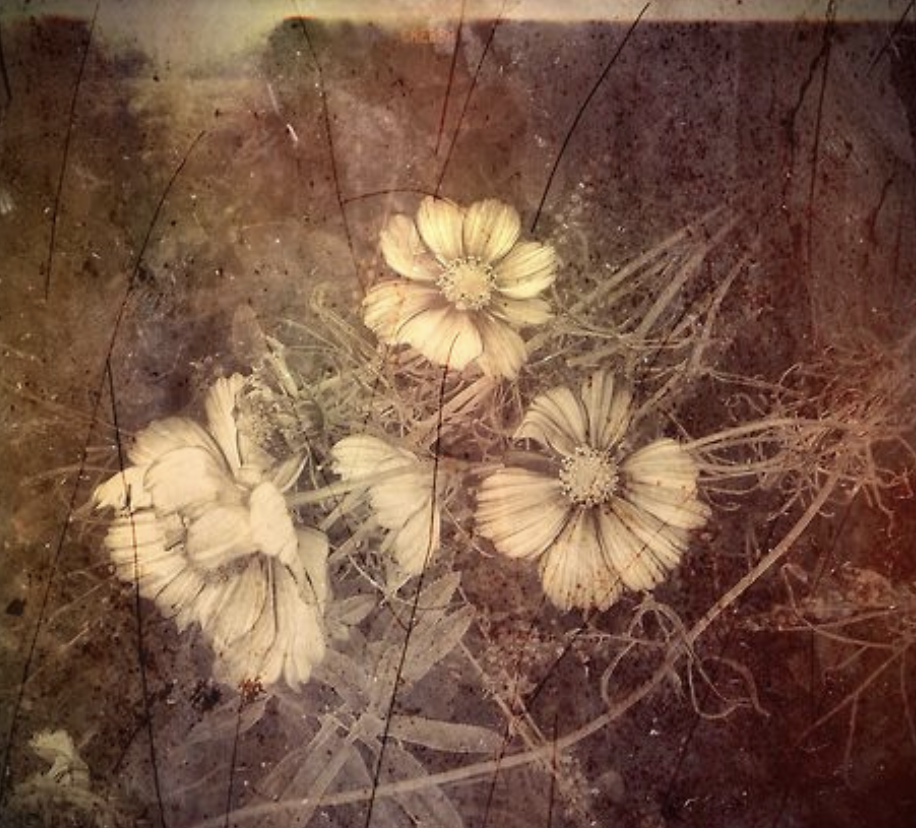
#> input picture original_image.png, 916 x 828 px
$ jupyter execute --allow-errors 240414_s06_Point_Processing.ipynb
#> lines starting #> are read from the running program, lines starting #| are printed output that depends on the picture; after the words box and inside, x2 and y2 are one past the last pixel; in counts of white or black regions, pixels touching at a corner belong together
## Open CV

*   Open Source Computer Vision Library.
*   Is a powerful open source software widely used in image processing, deep learning, and computer vision application.

[cell 1]
# The cv2 provides function for image processing, include point-processing techniques
import cv2
import matplotlib.pyplot as plt

# Load the image
img = cv2.imread("original_image.png")
#> img is the input picture: shape (828, 916, 3); mean B, G, R 68.8, 87.4, 119.7

#Convert image to matplotlib display
img_bgr = cv2.cvtColor(img, cv2.COLOR_RGB2BGR)

# Invert image
img_neg = 255 - img_bgr
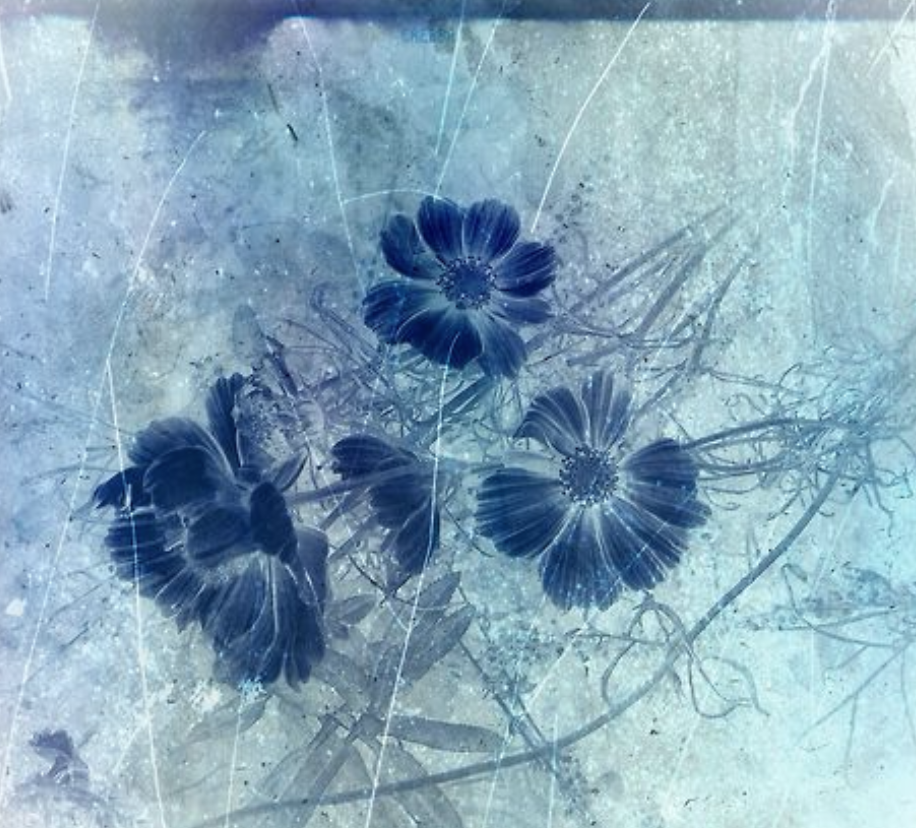
#> img_neg: shape (828, 916, 3); mean R, G, B 135.3, 167.6, 186.2

# Plot the images
plt.figure(figsize=(10,5))

# ORIGINAL IMAGE
plt.subplot(121) #Single plot(1 row, 2 columns, 1 first plot)
plt.imshow(img)
plt.title("Original Image")
plt.axis("off") #It hides the x & y axis

# INVERTED
plt.subplot(122)
plt.imshow(img_neg)
plt.title("Inverted Image")
plt.axis("off")

plt.tight_layout()
plt.show()
#> figure, not shown here; B, G, R data is drawn as R, G, B

##GRAY LEVEL SLICING

*   Focuses on enhancing a specific range of grey level in an image.
*   THe intervals are predefined and pixels falling in that range are manipulated.

[cell 2]
import cv2
import matplotlib.pyplot as plt
import numpy as np

# Load the image in grayscale
img = cv2.imread("original_image.png", 0)
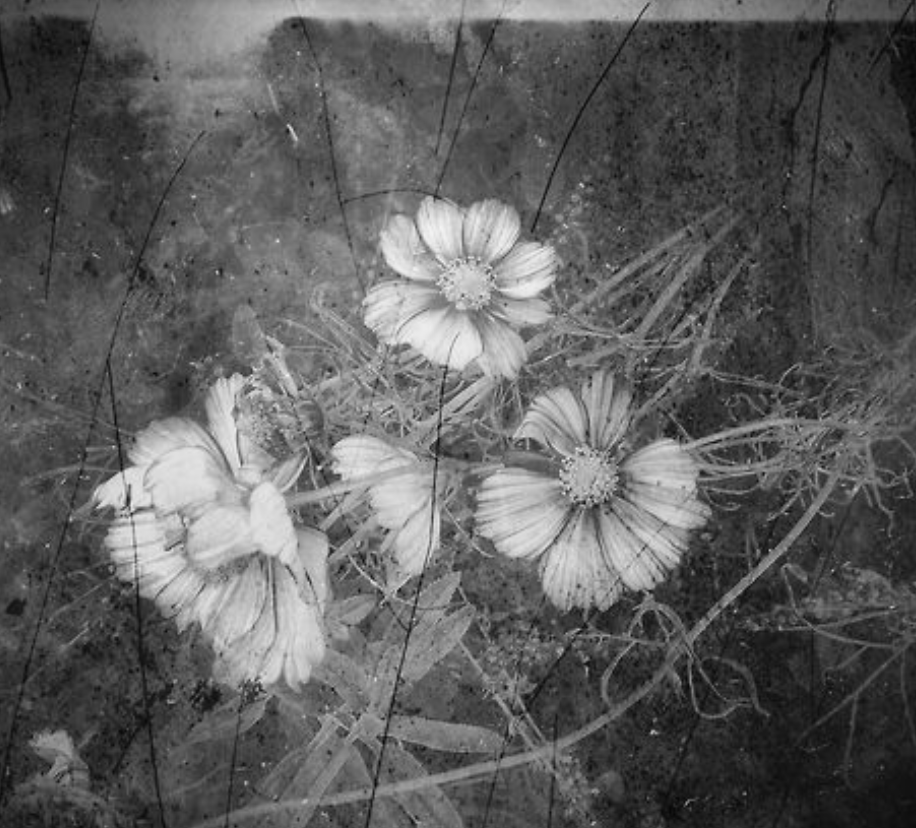
#> img: shape (828, 916); min 6, max 244, mean 94.5

# Get image dimensions
rows, cols = img.shape
#> rows = 828; cols = 916

# Create an empty image for the segmented result
segmented_img = np.zeros_like(img, dtype='uint8')

# Set the desired intensity range for segmentation
min_range = 8 # interchangeable
max_range = 150 # same response to previous comment

# Vectorized approach for segmentation (faster)
segmented_img[img >= min_range] = 255 # Set pixelswithin range to white (255)
segmented_img[img < min_range] = img[img < min_range] # Copy other pixel values

# Save original and segmented images (optional)
cv2.imwrite("original_image.png", img)
cv2.imwrite("segmentedimage.png", segmented_img)

# Display original and segmented images using Matplotlib
plt.figure(figsize=(10,5))

# ORIGINAL
plt.subplot(121)
plt.imshow(img, cmap='gray')
plt.title("Original Image")
plt.axis('off')

# SEGMENTED
plt.subplot(122)
plt.imshow(segmented_img, cmap='gray')
plt.title("Segmented Image")
plt.axis("off")

plt.tight_layout()
plt.show()

## THRESHOLDING

*   Simplest method of **segmenting images**

*   Used in various application such as **object detection, image segmentation and character recognition, enabling efficient analysis and interpretation of digital images**

Has a lot of techniques

*   Global Thresholding - widely used technique where a single threshold, value is applied to the entire image.

*   Simple Thresholding - basic technique that assigns binary value to each pixel based on a global threshold value. It is effective when the image has consistent lighting conditions and clear foreground-background separation.

*   Otsu's Method - Variance is the degree of sensitivity of a model's predictions to changes in the training data. High variance means that the model is too complex and overfits the training data. Lower variance indicates that the model is too simple and underfits the training data.

In short, the higher the variance = the better and overfits the data; the lower the variance = mediocre

Otsu's method
  - For Automatic Threshold Determination
  - It calculates the threshold by maximizing the between-class variance of pixel value, which effectively seperates foreground and background regions

Created by Nobuyuki Otsu

[cell 3]
import cv2
import matplotlib.pyplot as plt

# Load the image in grayscale using OpenCV
img = cv2.imread('original_image.png', cv2.IMREAD_GRAYSCALE)

# Set the threshold value
threshold = 50

# Apply thresholding with OpenCV
ret, thresh_img = cv2.threshold(img, threshold, 255, cv2.THRESH_BINARY)
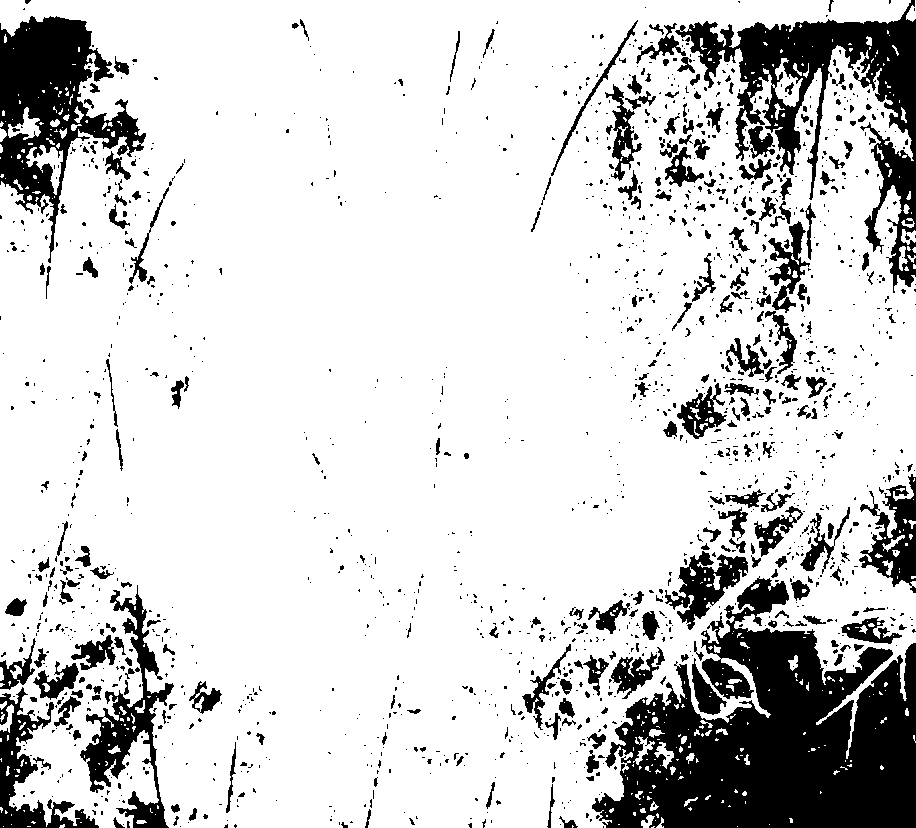
#> thresh_img: shape (828, 916); 82.2% white; 1619 black regions (1315 under 20 px), largest, box (x1, y1, x2, y2) and area: (592, 576, 916, 828) 47089, (675, 0, 916, 293) 18171, (0, 16, 146, 263) 13997
#> ret = 50

# Create a figure with the two subplots for side-by-side comparison
fig, (ax1, ax2) = plt.subplots(1, 2)

# Display the original image in the fist subplot
ax1.imshow(img, cmap='gray') # Use grayscale colormap
ax1.set_title('Original Image')
ax1.axis('off')

# Display the othreshold image in the secondsubplot
ax2.imshow(thresh_img, cmap='gray') # Use grayscale colormap
ax2.set_title('Threshold Image (Threshold: {})'.format(threshold))
ax2.axis('off')

# Adjust the space between plots and show the images
plt.tight_layout()
plt.show()

## GUASSIAN METHOD

[cell 4]
import cv2
import numpy as np
import matplotlib.pyplot as plt

# Load an image (replace 'image_path.jpg' with your image file)
img = cv2.imread('original_image.png')
#> img: shape (828, 916, 3); min 6, max 244, mean 94.5

# Apply Gaussian blur with a specified kernel size (e.g., 5x5)
blurred_img = cv2.GaussianBlur(img, (7, 7), 10)

# Create a figure with the two subplots for side-by-side comparison
fig, (ax1, ax2) = plt.subplots(1, 2)

# Display the original image in the fist subplot
ax1.imshow(img, cmap='gray') # Use grayscale colormap
ax1.set_title('Original Image')
ax1.axis('off')

# Display the gaussian image in the secondsubplot
ax2.imshow(blurred_img, cmap='gray') # Use grayscale colormap
ax2.set_title('Gaussian Filter')
ax2.axis('off')

# Adjust the space between plots and show the images
plt.tight_layout()
plt.show()

GLOBAL THRESHOLDING  VALUE IN PYTHON USING OTSU'S METHOD

[cell 5]
import cv2
import numpy as np
from google.colab.patches import cv2_imshow

image = cv2.imread('original_image.png', cv2.IMREAD_GRAYSCALE)

# resize image to the desired width and height
desired_width = 640
desired_height = 480

resized_image = cv2.resize(image, (desired_width, desired_height))
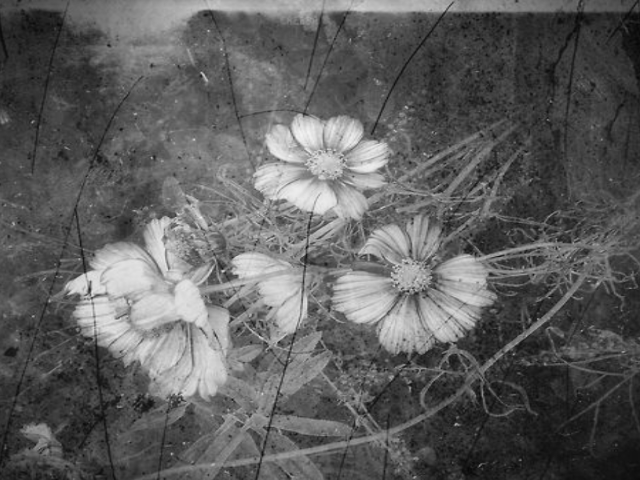
#> resized_image: shape (480, 640); min 7, max 242, mean 94.3

# Calculate GLoabl threshold value directly using Otsu's Method
_, global_thresholded = cv2.threshold(resized_image, 0, 255, cv2.THRESH_BINARY + cv2.THRESH_OTSU)
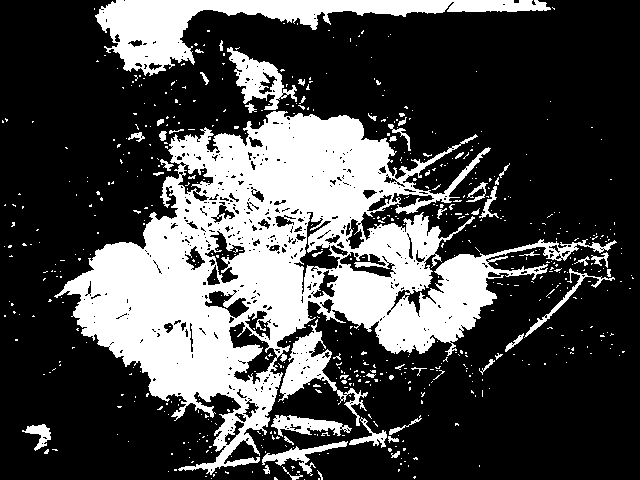
#> global_thresholded: shape (480, 640); 29% white; 639 white regions (586 under 20 px), largest, box (x1, y1, x2, y2) and area: (54, 111, 617, 475) 67892, (95, 0, 551, 76) 10146, (278, 319, 368, 426) 2148

# Calculate Otsu's threshold value
otsu_threshold_value = cv2.threshold(resized_image, 0, 255, cv2.THRESH_BINARY + cv2.THRESH_OTSU)[0]
#> otsu_threshold_value = 113

# Display the results
cv2_imshow(resized_image)
cv2_imshow(global_thresholded)
print('Global Threshold Value: ', otsu_threshold_value)
#| Global Threshold Value:  113.0

cv2.waitKey(0)
#> (the rest of this cell did not finish here and is left out)

## LINEAR STRETCHING

*   Also known as normalization or **contrast stretching**.
*   Technique that improves contrast of an image by redistributing the intesnity values across the entire intensity range.

Maps the minimum pixel value in the input image to 0 and the maximum pixel value to the highest value 255.

[cell 6]
import cv2
import matplotlib.pyplot as plt
import numpy as np

# Load the image in grayscale using OpenCV
img = cv2.imread('original_image.png')

# Calculate minimum and maximum pixel values
minimum = np.min(img)
#> minimum = 6
maximum = np.max(img)
#> maximum = 244

# Apply Contrast Stretching
contrast_img = (img - minimum) / (maximum - minimum) * 255
contrast_img = np.uint8(contrast_img)

# Create a figure with the two subplots for side-by-side comparison
fig, (ax1, ax2) = plt.subplots(1, 2)

# Display the original image in the fist subplot
ax1.imshow(img) # Use grayscale colormap
ax1.set_title('Original Image')
ax1.axis('off')

# Display the othreshold image in the secondsubplot
ax2.imshow(contrast_img) # Use grayscale colormap
ax2.set_title('Contrast-Stretched Image')
ax2.axis('off')

# Adjust the space between plots and show the images
plt.tight_layout()
plt.show()

## HISTOGRAM EQUALIZATION

*   More advance contrast enhancement technique that redistributes the pixel values in an image so that the output image has a uniform histogram.
*   This method is useful for images with poor contrast due to uneven lighting or sensor limitation.

## Histogram Specification (Also known as Histogram Matching)
  - A technique that transform the pixel values  in an image so that its histogram matches a desired target histogram.

[cell 7]
import cv2
import matplotlib.pyplot as plt

# Load the image in grayscale using OpenCV
img_gray = cv2.imread('original_image.png', cv2.IMREAD_GRAYSCALE)

# Apply histogram equalization using OpenCV
equ_img = cv2.equalizeHist(img_gray)
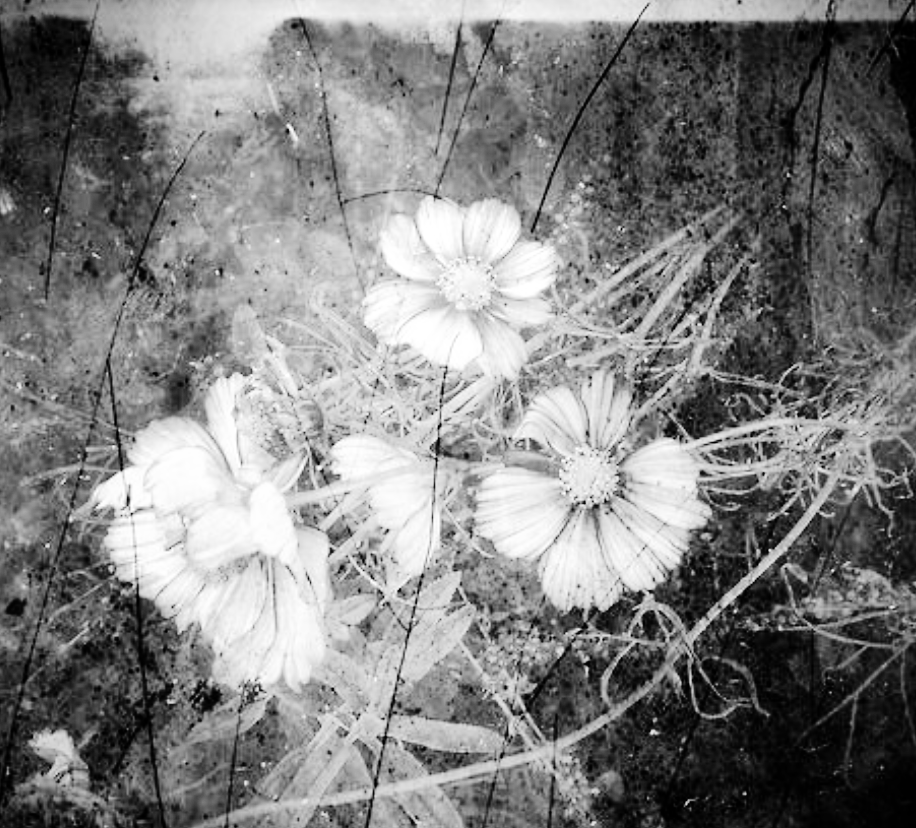
#> equ_img: shape (828, 916); min 0, max 255, mean 128.3

# Create a figure with the two subplots for side-by-side comparison
fig, (ax1, ax2) = plt.subplots(1, 2 , figsize=(10, 5))

# Display the original image in the fist subplot
ax1.imshow(img_gray, cmap='gray') # Use grayscale colormap
ax1.set_title('Original Image')
ax1.axis('off')

# Display the othreshold image in the second subplot
ax2.imshow(equ_img, cmap='gray') # Use grayscale colormap
ax2.set_title('Histogram Equalized Image')
ax2.axis('off')

# Create a figure with the two subplots for side-by-side comparison
fig, (ax3, ax4) = plt.subplots(1, 2 , figsize=(10, 5))

# Plot the histogram of the original image
ax3.hist(img_gray.ravel(), bins=256, range=(0,256), density=True)
ax3.set_title('Histogram of Original Image')
ax3.set_xlabel('Pixel Intensity')
ax3.set_ylabel('Normalized Frequency')

# Plot the histogram of the equalized image
ax4.hist(equ_img.ravel(), bins=256, range=(0,256), density=True)
ax4.set_title('Histogram of Equalized Image')
ax4.set_xlabel('Pixel Intensity')
ax4.set_ylabel('Normalized Frequency')

# Adjust the space between plots and show the images
plt.tight_layout()
plt.show()
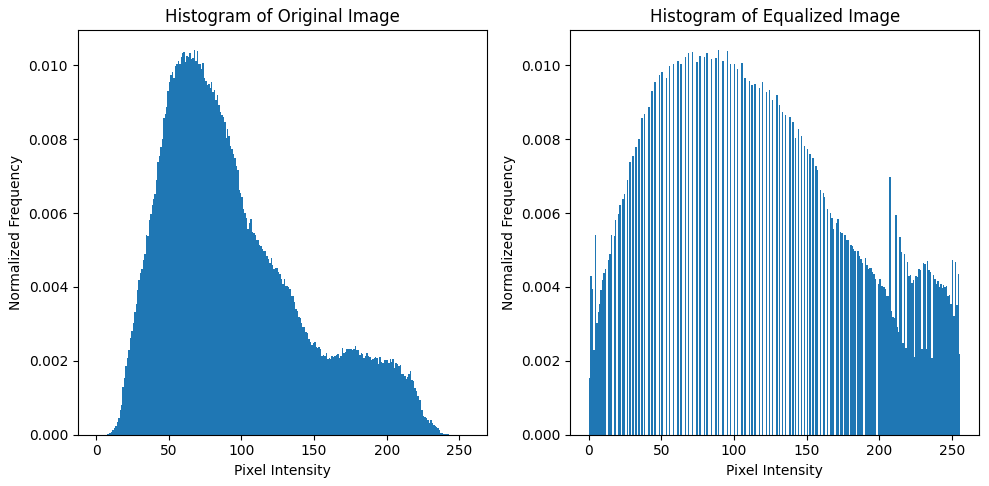
#> figure drawn by matplotlib, 2 panels; panel 1: tallest bar 0.0104 high, from x = 67 to 68; panel 2: tallest bar 0.0104 high, from x = 89 to 90

$ run again, with image.jpg saved as original_image.png
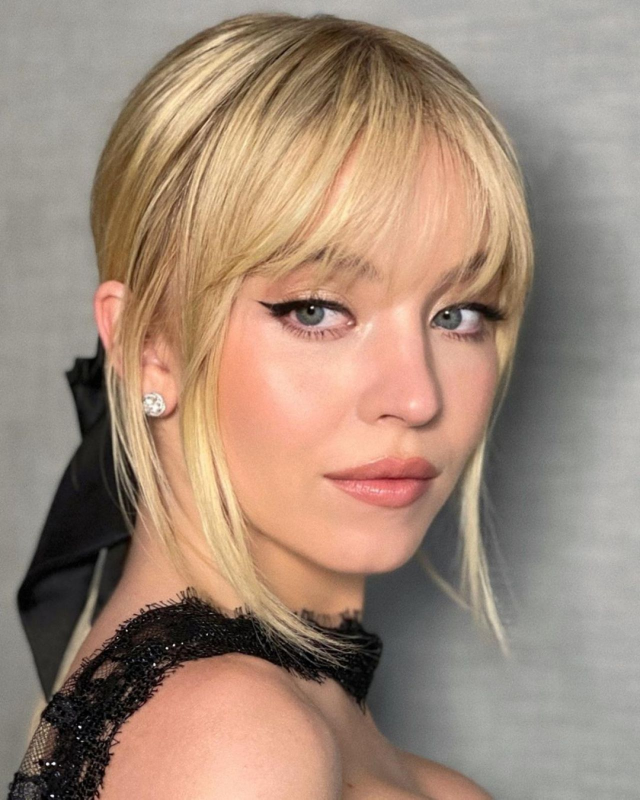
#> input picture image.jpg, 1280 x 1599 px (shown at 1/2 size)
#> img is the input picture: shape (1599, 1280, 3); mean B, G, R 120.6, 137.5, 161.2
#> `ret, thresh_img = cv2.threshold(img, threshold, 255, cv2.THRESH_BINARY)`:
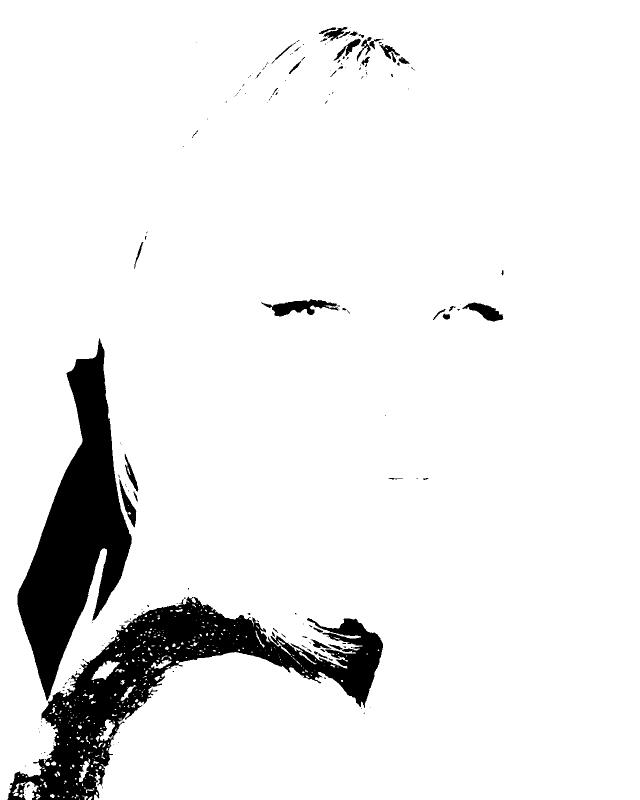
#> thresh_img: shape (1599, 1280) (shown at 1/2 size); 92.1% white; 187 black regions (140 under 20 px), largest, box (x1, y1, x2, y2) and area: (15, 1193, 766, 1599) 80525, (35, 676, 264, 1402) 69852, (522, 598, 677, 633) 2429
#> ret = 50
#> global_thresholded: shape (480, 640); 74.5% white; 292 black regions (266 under 20 px), largest, box (x1, y1, x2, y2) and area: (3, 201, 494, 480) 42832, (430, 96, 593, 361) 15651, (90, 8, 501, 190) 14938
#> otsu_threshold_value = 118
#| Global Threshold Value:  118.0
#> minimum = 0
#> maximum = 254
#> `plt.show()`:
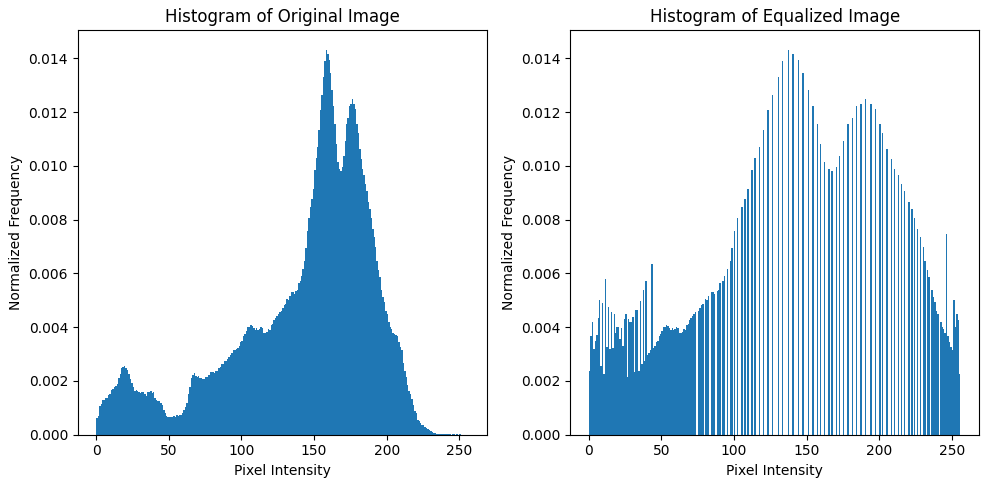
#> figure drawn by matplotlib, 2 panels; panel 1: tallest bar 0.0143 high, from x = 158 to 159; panel 2: tallest bar 0.0143 high, from x = 137 to 138
